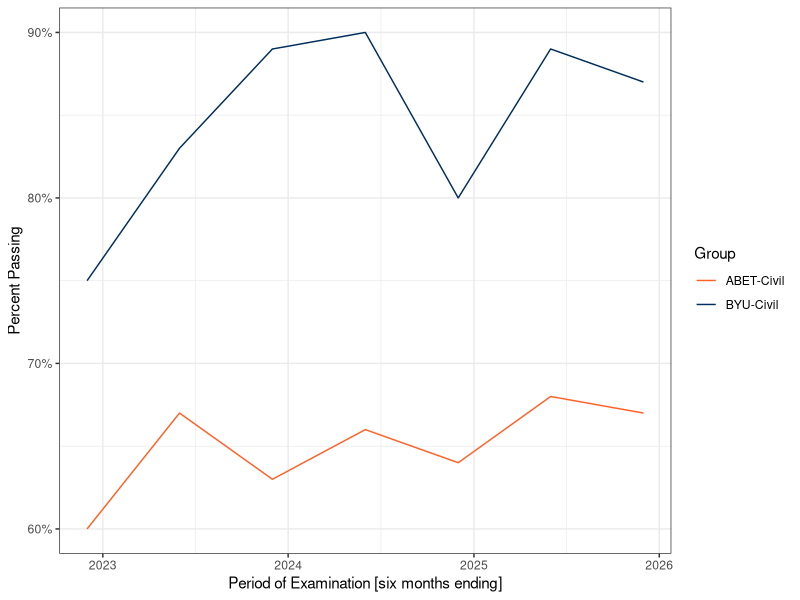

Write the R code that produced this figure.
## ---- chunk 1
library(tidyverse)
library(readxl)

knitr::opts_chunk$set(echo = FALSE)
semester_to_date <- function(semester) {
  year <- as.numeric(stringr::str_extract(semester, "[0-9]+"))
  type <- stringr::str_extract(semester, "[a-zA-Z]+")
  
  date_str <- dplyr::case_when(
    type == "Winter" ~ stringr::str_c(year, "-06-01"),
    type == "Fall"   ~ stringr::str_c(year, "-12-01"),
    TRUE             ~ NA_character_
  )
  
  lubridate::ymd(date_str)
}

theme_set(theme_bw())
pal <- c("#FF6127", "#002E5D")
## ---- chunk 2
fe <- readxl::read_xlsx("data/fe.xlsx", sheet = "raw_total") |>
    mutate( period = semester_to_date(period))
## ---- chunk 3
#| label: fig-fe-exam
#| fig-cap: FE Exam pass rate by semester, BYU Civil and ABET comparator group.
fe |>
    filter(category == "Pct Passing") |>
    pivot_longer(cols = c(`BYU-Civil`, `ABET-Civil`), names_to = "group", values_to = "pct_passing") |>
    ggplot(aes(x = period, y = pct_passing, color = group)) +
    geom_line() + scale_y_continuous(labels = scales::percent)  +
    xlab("Period of Examination [six months ending]") + ylab("Percent Passing") + scale_color_manual("Group", values = pal)
## ---- chunk 4
if(knitr::is_html_output()){
  knitr::include_app("https://019d4550-8785-50dd-0b75-24fc8358dff6.share.connect.posit.cloud/", height = "600px")
} else {

}
